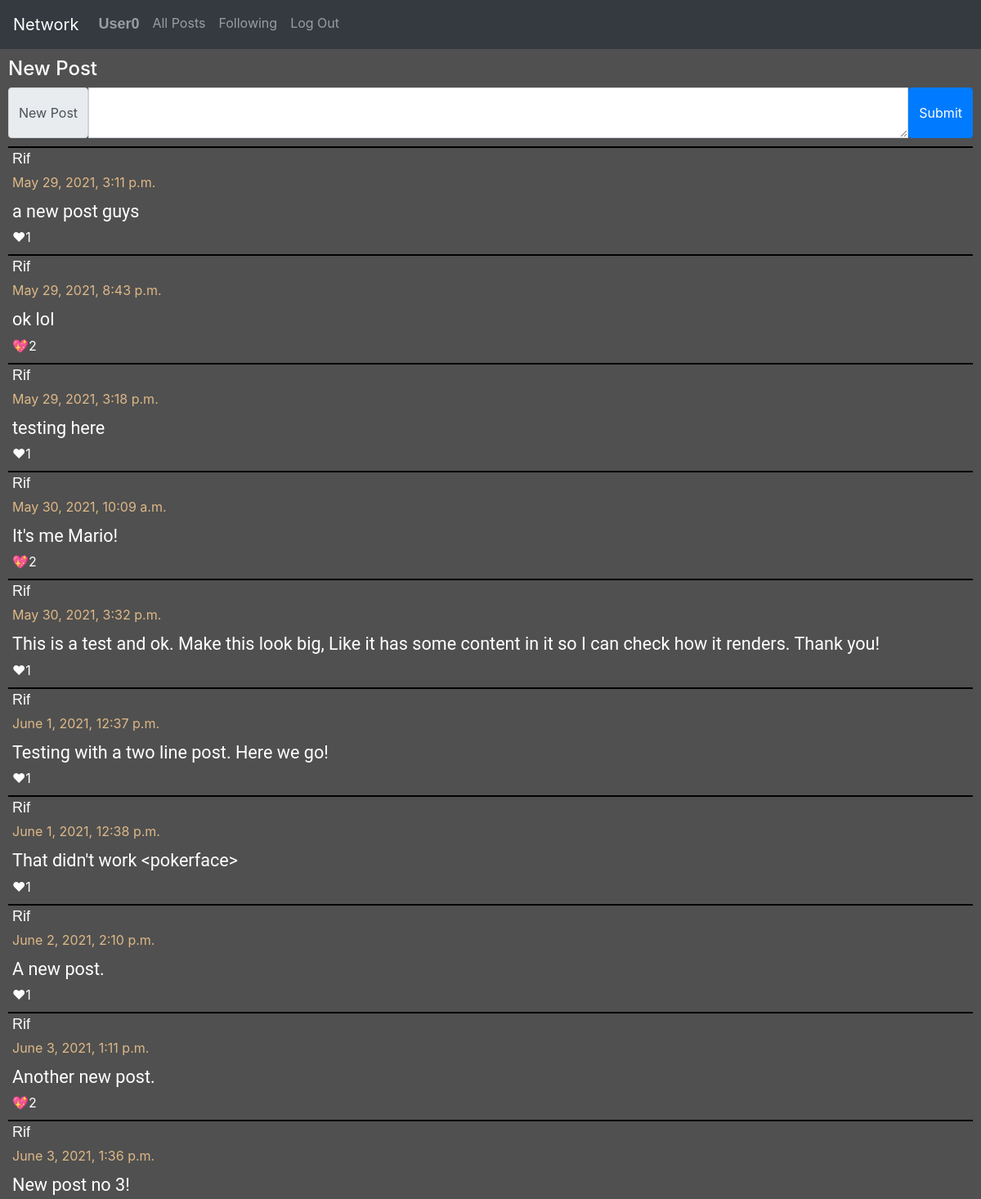
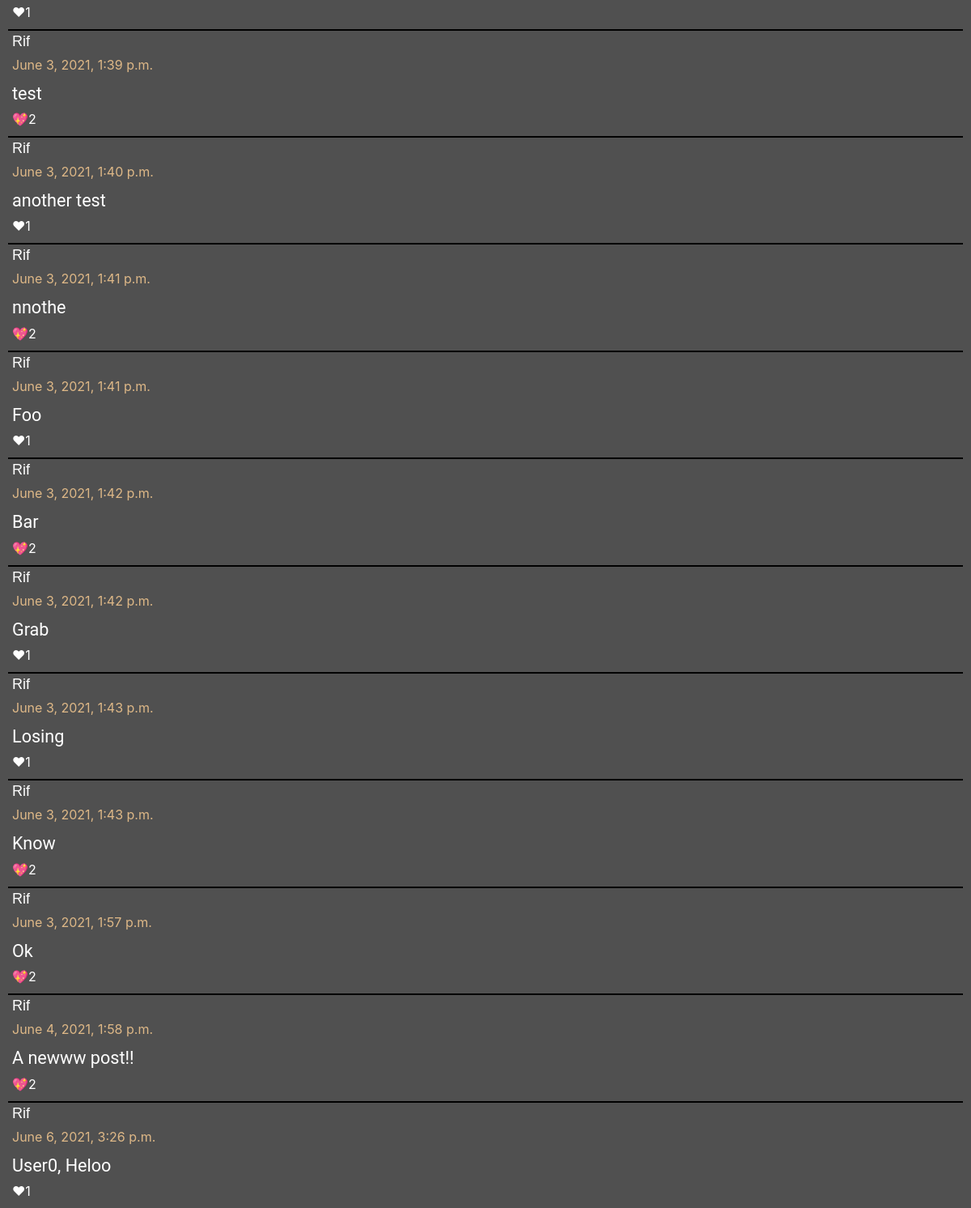
Page /following (signed in) on the committed database (2 pictures, top to bottom).
### network/models.py (models this page shows, shortened)
class User(AbstractUser):
    pass

class Posts(models.Model):
    content = models.TextField(blank=False)
    user = models.ForeignKey(User, on_delete=models.CASCADE, related_name="user_posts")
    like = models.IntegerField(default=0)
    time = models.DateTimeField(auto_now_add=True)

### network/views.py (the view)
# urls.py: path("following", views.follow_view, name="following"),
def follow_view(request):
    followed_usr = Follower.objects.get(user=request.user).followed_users.all()
    posts = Posts.objects.filter(user__in=followed_usr)
    liked_posts = []
    for post in posts:
        for p in post.liked_usr.all():
            for usr in p.liked_users.all():
                if usr == request.user:
                    liked_posts.append(post.id)
    return render(request, "network/index.html", {
        "posts": posts,
        "liked_posts": liked_posts,
    })

### network/templates/network/index.html (shortened to what this page needs)
{% extends "network/layout.html" %}
{% load static %}
{% block body %}
    <div id="all_posts">
        <div id="post-form">
            <h4>New Post</h4>
            <form action="{% url 'new-post' %}" method="POST">
                <div class="input-group">
                    <span class="input-group-text">New Post</span>
                    <textarea class="form-control" aria-label="With textarea" name="content"></textarea>
                    <input type="submit" class="btn btn-primary">
                </div>
            </form>
        </div>
        <div id="posts">
            {% for post in posts %}
                <div class="post-item">
                    <label class="post-content">
                        <p class="post-user">{{ post.user }}</p>
                        <label class="time-data">{{ post.time }}</label>
                        <br/>
                        <p class="post-text">{{ post.content }}</p>
                        {% if post.id in liked_posts %}
                            <div id="like-btn-{{ post.id }}">
                                <a class="like-btn" onclick="like_post('{{ post.id }}');">
                                    💖<label class="bi-heart" id="like-no-{{ post.id }}">{{ post.like }}</label>
                                </a>
                            </div>
                        {% else %}
                            <div id="like-btn-{{ post.id }}">
                                <a class="like-btn" onclick="like_post('{{ post.id }}');">
                                    ❤<label class="bi-heart" id="like-no-{{ post.id }}">{{ post.like }}</label>
                                </a>
                            </div>
                        {% endif %}
                    </label>
                </div>
            {% endfor %}
        </div>
    </div>
{% endblock %}

### network/templates/network/layout.html (shortened to what this page needs)
{% load static %}
<!DOCTYPE html>
<html lang="en">
    <head>
        <link rel="stylesheet" href="https://stackpath.bootstrapcdn.com/bootstrap/4.4.1/css/bootstrap.min.css">
        <link href="{% static 'network/styles.css' %}" rel="stylesheet">
    </head>
    <body>
        <nav class="navbar navbar-expand-lg navbar-dark bg-dark" id="bar">
            <a class="navbar-brand" href="#">Network</a>
            <div>
              <ul class="navbar-nav mr-auto">
                {% if user.is_authenticated %}
                    <li class="nav-item">
                        <a class="nav-link post-user" href="{% url 'user-posts' user.id %}"><strong>{{ user.username }}</strong></a>
                    </li>
                {% endif %}
                <li class="nav-item">
                  <a class="nav-link" href="{% url 'index' %}">All Posts</a>
                </li>
                {% if user.is_authenticated %}
                    <li class="nav-item">
                        <a class="nav-link" href="{% url 'following' %}">Following</a>
                    </li>
                    <li class="nav-item">
                        <a class="nav-link" href="{% url 'logout' %}">Log Out</a>
                    </li>
                {% endif %}
              </ul>
            </div>
          </nav>
        <div class="body">
            {% block body %}
            {% endblock %}
        </div>
    </body>
</html>

### network/static/network/styles.css (style rules this page uses)
body { background-color: #505050; color: black; }
#bar { color: gray; }
#post-form { color: white; margin: 10px; }
#posts { margin-left: 10px; margin-right: 10px; }
.post-item { border-top: 2px solid black; font-size: large; }
.post-content { color: white; margin-left: 5px; margin-bottom: 1px; }
.time-data { color: burlywood; font-size: medium; }
.like-btn { fill: red; font-size: medium; }
.post-text { font-family: Roboto; font-size: larger; margin-bottom: 1px; }
.post-user { color: white; font-family: Verdana, Geneva, Tahoma, sans-serif; text-transform: capitalize; font-size: large; margin-bottom: 1px; }

### rows in the picture
User: username "User0"
Posts: user "Rif", time "May 29, 2021, 3:11 p.m.", content "a new post guys", like "1"
Posts: user "Rif", time "May 29, 2021, 8:43 p.m.", content "ok lol", like "2"
Posts: user "Rif", time "May 29, 2021, 3:18 p.m.", content "testing here", like "1"
Posts: user "Rif", time "May 30, 2021, 10:09 a.m.", content "It's me Mario!", like "2"
Posts: user "Rif", time "May 30, 2021, 3:32 p.m.", content "This is a test and ok. Make this look big, Like it has some content in it so I can check how it renders. Thank you!", like "1"
Posts: user "Rif", time "June 1, 2021, 12:37 p.m.", content "Testing with a two line post. Here we go!", like "1"
Posts: user "Rif", time "June 1, 2021, 12:38 p.m.", content "That didn't work <pokerface>", like "1"
Posts: user "Rif", time "June 2, 2021, 2:10 p.m.", content "A new post.", like "1"
Posts: user "Rif", time "June 3, 2021, 1:11 p.m.", content "Another new post.", like "2"
Posts: user "Rif", time "June 3, 2021, 1:36 p.m.", content "New post no 3!", like "1"
Posts: user "Rif", time "June 3, 2021, 1:39 p.m.", content "test", like "2"
Posts: user "Rif", time "June 3, 2021, 1:40 p.m.", content "another test", like "1"
Posts: user "Rif", time "June 3, 2021, 1:41 p.m.", content "nnothe", like "2"
Posts: user "Rif", time "June 3, 2021, 1:41 p.m.", content "Foo", like "1"
Posts: user "Rif", time "June 3, 2021, 1:42 p.m.", content "Bar", like "2"
Posts: user "Rif", time "June 3, 2021, 1:42 p.m.", content "Grab", like "1"
Posts: user "Rif", time "June 3, 2021, 1:43 p.m.", content "Losing", like "1"
Posts: user "Rif", time "June 3, 2021, 1:43 p.m.", content "Know", like "2"
Posts: user "Rif", time "June 3, 2021, 1:57 p.m.", content "Ok", like "2"
Posts: user "Rif", time "June 4, 2021, 1:58 p.m.", content "A newww post!!", like "2"
Posts: user "Rif", time "June 6, 2021, 3:26 p.m.", content "User0, Heloo", like "1"
